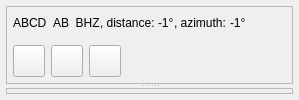
  <widget class="QWidget" name="centralwidget" >
   <layout class="QVBoxLayout" >
    <property name="margin" >
     <number>6</number>
    </property>
    <property name="spacing" >
     <number>6</number>
    </property>
    <item>
     <widget class="QSplitter" name="splitter" >
      <property name="orientation" >
       <enum>Qt::Vertical</enum>
      </property>
      <widget class="QFrame" name="frameZoomWrapper" >
       <property name="frameShape" >
        <enum>QFrame::StyledPanel</enum>
       </property>
       <property name="frameShadow" >
        <enum>QFrame::Sunken</enum>
       </property>
       <layout class="QVBoxLayout" >
        <property name="margin" >
         <number>0</number>
        </property>
        <property name="spacing" >
         <number>6</number>
        </property>
        <item>
         <widget class="Seiscomp::Gui::ZoomRecordFrame" name="frameZoom" >
          <property name="sizePolicy" >
           <sizepolicy>
            <hsizetype>5</hsizetype>
            <vsizetype>5</vsizetype>
            <horstretch>0</horstretch>
            <verstretch>0</verstretch>
           </sizepolicy>
          </property>
          <property name="frameShape" >
           <enum>QFrame::NoFrame</enum>
          </property>
          <property name="frameShadow" >
           <enum>QFrame::Sunken</enum>
          </property>
          <layout class="QVBoxLayout" >
           <property name="margin" >
            <number>6</number>
           </property>
           <property name="spacing" >
            <number>6</number>
           </property>
           <item>
            <widget class="QFrame" name="frameCurrentRowLabel" >
             <property name="sizePolicy" >
              <sizepolicy>
               <hsizetype>5</hsizetype>
               <vsizetype>4</vsizetype>
               <horstretch>0</horstretch>
               <verstretch>5</verstretch>
              </sizepolicy>
             </property>
             <property name="frameShape" >
              <enum>QFrame::NoFrame</enum>
             </property>
             <property name="frameShadow" >
              <enum>QFrame::Plain</enum>
             </property>
             <layout class="QHBoxLayout" >
              <property name="margin" >
               <number>0</number>
              </property>
              <property name="spacing" >
               <number>6</number>
              </property>
              <item>
               <widget class="QLabel" name="labelStationCode" >
                <property name="sizePolicy" >
                 <sizepolicy>
                  <hsizetype>4</hsizetype>
                  <vsizetype>5</vsizetype>
                  <horstretch>0</horstretch>
                  <verstretch>0</verstretch>
                 </sizepolicy>
                </property>
                <property name="text" >
                 <string>ABCD</string>
                </property>
               </widget>
              </item>
              <item>
               <layout class="QHBoxLayout" >
                <property name="margin" >
                 <number>0</number>
                </property>
                <property name="spacing" >
                 <number>0</number>
                </property>
                <item>
                 <widget class="QLabel" name="labelCode" >
                  <property name="sizePolicy" >
                   <sizepolicy>
                    <hsizetype>4</hsizetype>
                    <vsizetype>4</vsizetype>
                    <horstretch>0</horstretch>
                    <verstretch>0</verstretch>
                   </sizepolicy>
                  </property>
                  <property name="minimumSize" >
                   <size>
                    <width>20</width>
                    <height>0</height>
                   </size>
                  </property>
                  <property name="text" >
                   <string>AB  BHZ</string>
                  </property>
                 </widget>
                </item>
                <item>
                 <widget class="QLabel" name="label" >
                  <property name="text" >
                   <string>, distance: </string>
                  </property>
                 </widget>
                </item>
                <item>
                 <widget class="QLabel" name="labelDistance" >
                  <property name="text" >
                   <string>-1°</string>
                  </property>
                 </widget>
                </item>
                <item>
                 <widget class="QLabel" name="label" >
                  <property name="text" >
                   <string>, azimuth: </string>
                  </property>
                 </widget>
                </item>
                <item>
                 <widget class="QLabel" name="labelAzimuth" >
                  <property name="text" >
                   <string>-1°</string>
                  </property>
                 </widget>
                </item>
               </layout>
              </item>
              <item>
               <spacer>
                <property name="orientation" >
                 <enum>Qt::Horizontal</enum>
                </property>
                <property name="sizeHint" >
                 <size>
                  <width>40</width>
                  <height>20</height>
                 </size>
                </property>
               </spacer>
              </item>
             </layout>
            </widget>
           </item>
           <item>
            <widget class="QFrame" name="frameCurrentRow" >
             <property name="sizePolicy" >
              <sizepolicy>
               <hsizetype>5</hsizetype>
               <vsizetype>3</vsizetype>
               <horstretch>0</horstretch>
               <verstretch>0</verstretch>
              </sizepolicy>
             </property>
             <property name="frameShape" >
              <enum>QFrame::NoFrame</enum>
             </property>
             <property name="frameShadow" >
              <enum>QFrame::Raised</enum>
             </property>
            </widget>
           </item>
           <item>
            <layout class="QHBoxLayout" >
             <property name="margin" >
              <number>0</number>
             </property>
             <property name="spacing" >
              <number>6</number>
             </property>
             <item>
              <widget class="QFrame" name="frameZoomControls" >
               <property name="sizePolicy" >
                <sizepolicy>
                 <hsizetype>4</hsizetype>
                 <vsizetype>5</vsizetype>
                 <horstretch>0</horstretch>
                 <verstretch>0</verstretch>
                </sizepolicy>
               </property>
               <property name="frameShape" >
                <enum>QFrame::NoFrame</enum>
               </property>
               <property name="frameShadow" >
                <enum>QFrame::Raised</enum>
               </property>
               <layout class="QHBoxLayout" >
                <property name="margin" >
                 <number>0</number>
                </property>
                <property name="spacing" >
                 <number>6</number>
                </property>
                <item>
                 <widget class="QPushButton" name="btnRowAccept" >
                  <property name="sizePolicy" >
                   <sizepolicy>
                    <hsizetype>0</hsizetype>
                    <vsizetype>0</vsizetype>
                    <horstretch>0</horstretch>
                    <verstretch>0</verstretch>
                   </sizepolicy>
                  </property>
                  <property name="minimumSize" >
                   <size>
                    <width>32</width>
                    <height>32</height>
                   </size>
                  </property>
                  <property name="maximumSize" >
                   <size>
                    <width>32</width>
                    <height>32</height>
                   </size>
                  </property>
                  <property name="toolTip" >
                   <string>Accept picked phase</string>
                  </property>
                  <property name="text" >
                   <string/>
                  </property>
                  <property name="icon" >
                   <iconset resource="icons.qrc" >:/icons/icons/ok.png</iconset>
                  </property>
                  <property name="iconSize" >
                   <size>
                    <width>24</width>
                    <height>24</height>
                   </size>
                  </property>
                  <property name="checkable" >
                   <bool>true</bool>
                  </property>
                  <property name="flat" >
                   <bool>false</bool>
                  </property>
                 </widget>
                </item>
                <item>
                 <widget class="QPushButton" name="btnRowRemove" >
                  <property name="sizePolicy" >
                   <sizepolicy>
                    <hsizetype>0</hsizetype>
                    <vsizetype>0</vsizetype>
                    <horstretch>0</horstretch>
                    <verstretch>0</verstretch>
                   </sizepolicy>
                  </property>
                  <property name="minimumSize" >
                   <size>
                    <width>32</width>
                    <height>32</height>
                   </size>
                  </property>
                  <property name="maximumSize" >
                   <size>
                    <width>32</width>
                    <height>32</height>
                   </size>
                  </property>
                  <property name="toolTip" >
                   <string>Deactivate current pick or trace depending on the picking mode</string>
                  </property>
                  <property name="text" >
                   <string/>
                  </property>
                  <property name="icon" >
                   <iconset resource="icons.qrc" >:/icons/icons/remove.png</iconset>
                  </property>
                  <property name="iconSize" >
                   <size>
                    <width>24</width>
                    <height>24</height>
                   </size>
                  </property>
                  <property name="shortcut" >
                   <string>X</string>
                  </property>
                  <property name="checkable" >
                   <bool>true</bool>
                  </property>
                 </widget>
                </item>
                <item>
                 <widget class="QPushButton" name="btnRowReset" >
                  <property name="sizePolicy" >
                   <sizepolicy>
                    <hsizetype>0</hsizetype>
                    <vsizetype>0</vsizetype>
                    <horstretch>0</horstretch>
                    <verstretch>0</verstretch>
                   </sizepolicy>
                  </property>
                  <property name="minimumSize" >
                   <size>
                    <width>32</width>
                    <height>32</height>
                   </size>
                  </property>
                  <property name="maximumSize" >
                   <size>
                    <width>32</width>
                    <height>32</height>
                   </size>
                  </property>
                  <property name="toolTip" >
                   <string>Reset manual picks</string>
                  </property>
                  <property name="text" >
                   <string/>
                  </property>
                  <property name="icon" >
                   <iconset resource="icons.qrc" >:/icons/icons/erase.png</iconset>
                  </property>
                  <property name="iconSize" >
                   <size>
                    <width>24</width>
                    <height>24</height>
                   </size>
                  </property>
                 </widget>
                </item>
               </layout>
              </widget>
             </item>
             <item>
              <widget class="QFrame" name="frameTimeScale" >
               <property name="frameShape" >
                <enum>QFrame::NoFrame</enum>
               </property>
               <property name="frameShadow" >
                <enum>QFrame::Raised</enum>
               </property>
              </widget>
             </item>
            </layout>
           </item>
          </layout>
         </widget>
        </item>
       </layout>
      </widget>
      <widget class="QFrame" name="framePickList" >
       <property name="sizePolicy" >
        <sizepolicy>
         <hsizetype>5</hsizetype>
         <vsizetype>1</vsizetype>
         <horstretch>0</horstretch>
         <verstretch>0</verstretch>
        </sizepolicy>
       </property>
       <property name="frameShape" >
        <enum>QFrame::StyledPanel</enum>
       </property>
       <property name="frameShadow" >
        <enum>QFrame::Sunken</enum>
       </property>
      </widget>
     </widget>
    </item>
   </layout>
  </widget>
